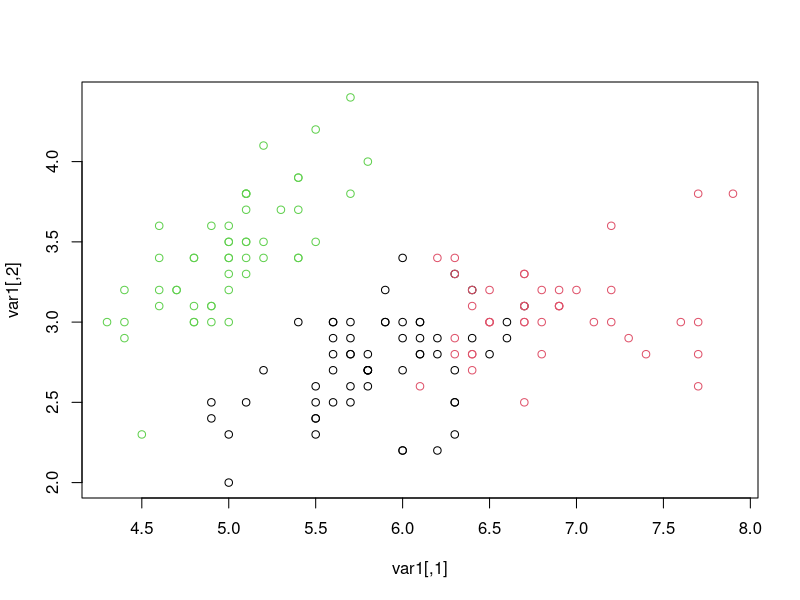

Write the R code that produced this figure.
data(iris)
var1<-rbind(iris$Sepal.Length, iris$Sepal.Width, iris$Petal.Length)
var1<-t(var1)
kmean <- kmeans(var1, 3, 15)
print(kmean)
plot(var1, col = kmean$cluster)
